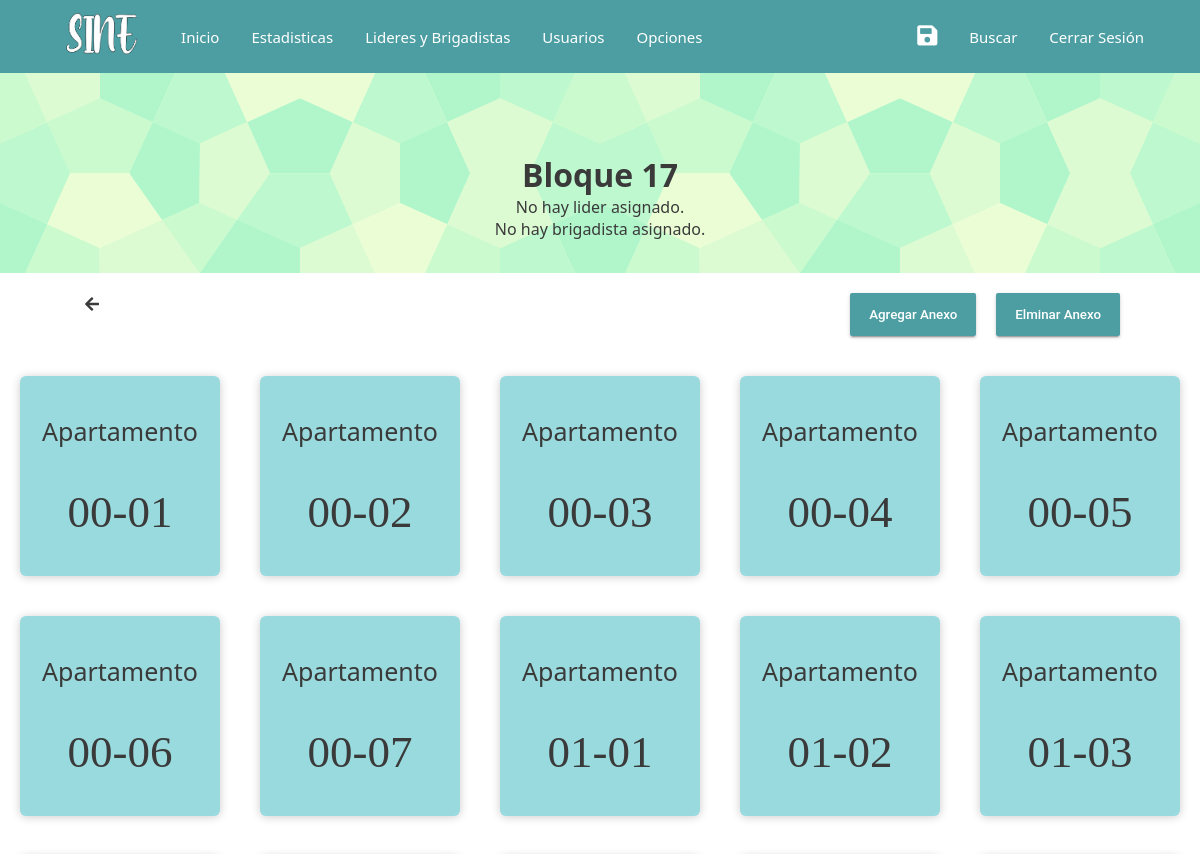
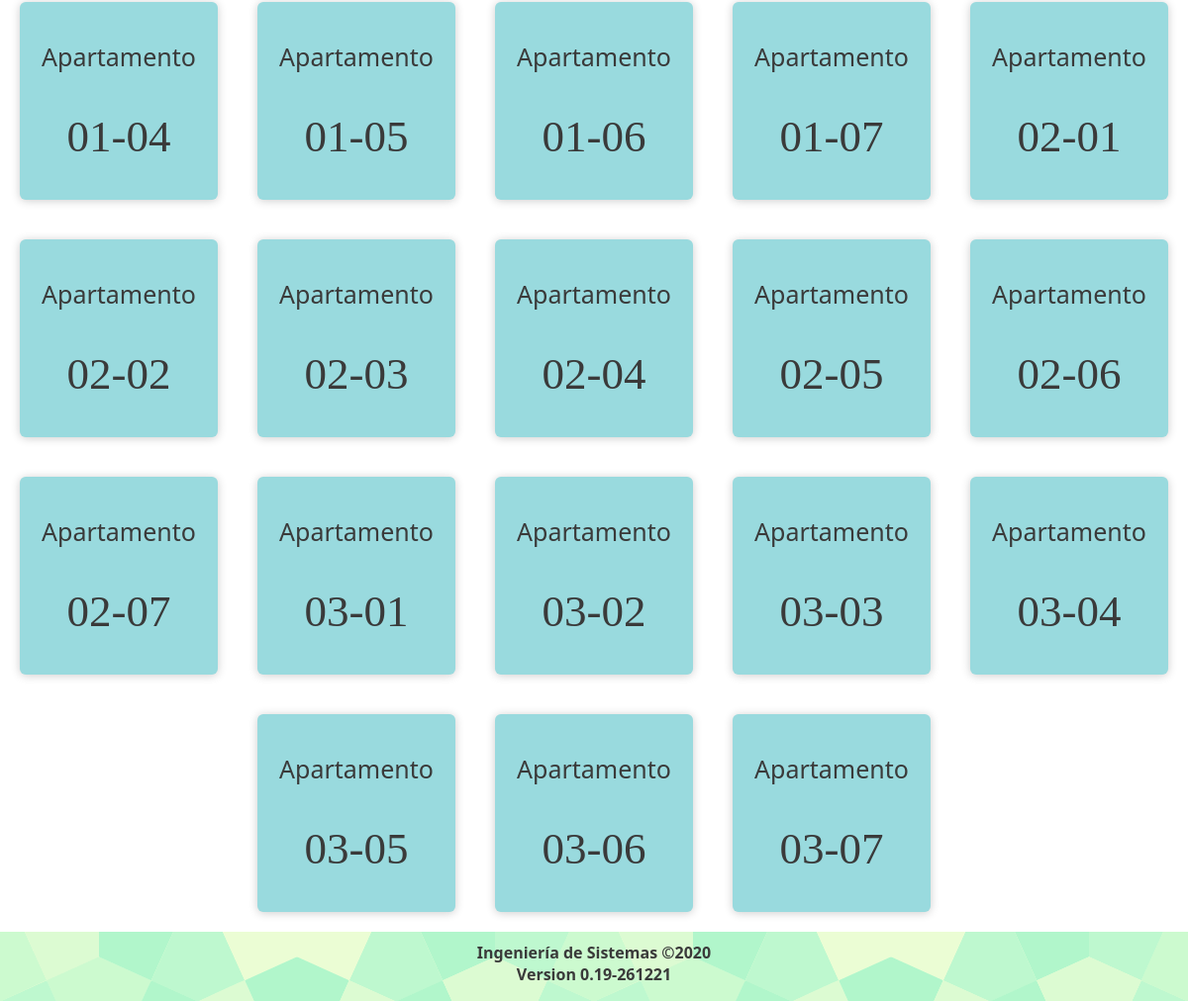
The app's page /apartments.php?id=4 (signed in) with its own data (2 pictures, top to bottom).
### tables this page shows
CREATE TABLE `APARTAMENTO`(
	`ID`INT NOT NULL AUTO_INCREMENT,
	`NUMERO_APARTAMENTO` VARCHAR(5),
	`CODIGO` VARCHAR(255),
	`SERIAL` INT,
	`ANEXO` ENUM('S','N'),
	`ID_BLOQUE` INT(1),
	PRIMARY KEY (`ID`)
);

CREATE TABLE `BLOQUE`(
	`ID`INT(1) NOT NULL AUTO_INCREMENT,
	`NUMERO_BLOQUE` INT(2) UNSIGNED ZEROFILL,
	`CODIGO` VARCHAR(255),
	`SERIAL` INT,
	PRIMARY KEY (`ID`)
);

### includes/functions.php (called while the page is built, shortened)
<?php
	function conexion(){
		$servername = "localhost";
		$username = "root";
		$password = "";
		$dbname = "nedb";
		$conection = new mysqli($servername, $username, $password, $dbname);
		$conection->set_charset("utf8");
		return $conection;
	}
	function apartamento($id){
		$apartamento = NULL;
		$conn = conexion();
		$sql = "SELECT APARTAMENTO.*, BLOQUE.NUMERO_BLOQUE AS NRO_BLOQUE FROM APARTAMENTO JOIN BLOQUE ON APARTAMENTO.ID_BLOQUE = BLOQUE.ID WHERE APARTAMENTO.ID = $id";
		$result = $conn->query($sql);
		if ($result->num_rows > 0) {
			$row = $result->fetch_assoc();
			$apartamento['ID'] = $row['ID'];
			$apartamento['NRO_APARTAMENTO'] = $row['NUMERO_APARTAMENTO'];
			$apartamento['ANEXO'] = $row['ANEXO'];
			$apartamento['ID_BLOQUE'] = $row['ID_BLOQUE'];
			$apartamento['NRO_BLOQUE'] = $row['NRO_BLOQUE'];
		}
		return $apartamento;
	}
	function apartamentosPorBloque($id_bloque) {
		$apartamentos = NULL;
		$conn = conexion();
		$sql = "SELECT ID FROM APARTAMENTO WHERE ID_BLOQUE = $id_bloque";
		$result = $conn->query($sql);
		if ($result->num_rows > 0) {
			$a = 0;
			while ($row = $result->fetch_assoc()) {
				$apartamentos[$a] = apartamento($row['ID']);
				$a++;
			}
		} else {
			return false;
		}
		return $apartamentos;
	}
?>

### apartments.php (the view, shortened to what this page needs)
<?php
	include_once 'includes/functions.php';
	$id = $_GET['id'];
	$tablaApartamento = apartamentosPorBloque($id);
	$nrobloque = $tablaApartamento[0]['NRO_BLOQUE'];
	$lider = lider($id);
	$brigadista = brigadista($id);
	$btns = count($tablaApartamento);
?>
<!DOCTYPE html>
<html>
	<head>
		<link rel="stylesheet" type="text/css" href="css/styleshome.css">
	</head>
	<body>
		<?php include("includes/navbar.php");?>
		<div class="welcome">
			<h1>Bloque <?php echo "$nrobloque"?></h1>
			<?php if (isset($lider)): ?>
				<p><span class="negrita">Lider:</span> <?php echo $lider['NOMBRES']." ".$lider['APELLIDOS']." ".$lider['DNI']." ".$lider['TELEFONO']  ?></p>
				<p><?php else: echo "No hay lider asignado."?></p>
			<?php endif ?>
			<?php if (isset($brigadista)): ?>
				<p><span class="negrita">Brigadista:</span> <?php echo $brigadista['NOMBRES']." ".$brigadista['APELLIDOS']." ".$brigadista['DNI']." ".$brigadista['TELEFONO']  ?></p>
				<p><?php else: echo "No hay brigadista asignado."?></p>
			<?php endif ?>
		</div>
		<div class="container">
			<div class="center Btn-menu">
				<a class="left" href="home.php" title="Volver"><i class="fas fa-arrow-left"></i></a>
				<a href="#" id="addA"><button>Agregar Anexo</button></a>
				<a href="#" id="delA"><button>Elminar Anexo</button></a>
			</div>
			<div class="card-container">
				<?php for ($i = 0; $i < $btns; $i++): ?>
					<?php if ($tablaApartamento[$i]['ANEXO'] == 'N' || $tablaApartamento[$i]['ANEXO'] == 'n'): ?>
						<a href="families.php?id=<?php echo $tablaApartamento[$i]['ID'] ?>">
							<div class="card card-aparment">
								<p>Apartamento</p>
								<p class="numero"><?php echo $tablaApartamento[$i]['NRO_APARTAMENTO'] ?></p>
							</div>
						</a>
					<?php endif ?>
				<?php endfor ?>
			</div>
		</div>
		<?php include("includes/footer.php") ?>
</html>

### css/styleshome.css (style rules this page uses)
.welcome { background: url(../img/congruent_pentagon.png); padding-top: 80px; height: 200px; text-align: center; }
.container { margin-top: 20px; cursor: default; flex-grow: 1; }
.container a { text-decoration: none; color: inherit; }
.center { margin-left: 85px; margin-right: 60px; }
.Btn-menu { display: flex; }
.container div a.left { margin-right: auto; }
.center button { padding: 14px 19px; border-radius: 2px; background-color: #4c9ea3; box-shadow: 0 3px 1px -2px rgba(0, 0, 0, 0.2), 0 2px 2px 0 rgba(0, 0, 0, 0.14), 0 1px 5px 0 rgba(0, 0, 0, 0.12); color: #fff; transition: background-color 15ms linear, box-shadow 280ms cubic-bezier(0.4, 0, 0.2, 1); font-family: Roboto, sans-serif; font-weight: 500; text-decoration: none; border-style: none; margin-right: 20px; margin-bottom: 20px; }
.card-container { display: inline-flex; width: 100%; align-content: center; margin: 0 auto; justify-content: center; flex-wrap: wrap; }
.card-container a { text-decoration: none; color: inherit; }
.card { display: flex; flex-direction: column; text-align: center; justify-content: space-evenly; background-color: #99DADE; width: 250px; height: 200px; border-radius: 6px; margin: 20px; box-shadow: 0px 1px 10px rgba(0,0,0,0.2); overflow: hidden; cursor: default; align-items: center; transition: all 400ms ease; }
.card-aparment { width: 200px !important; }
.card p:first-child { font-size: 25px; }
.numero { font-size: 45px; font-family: "Comic Sans MS"; }

### includes/navbar.php (style rules this page uses)
* { margin: 0; padding: 0; box-sizing: border-box; }
body { font-family: 'Segoe UI', Tahoma, Geneva, Verdana, sans-serif; color: #3a3a3a; display: flex; flex-direction: column; min-height: 100vh; }

### records on screen
apartamento: ID_BLOQUE.NUMERO_BLOQUE "17", NUMERO_APARTAMENTO "00-01"
apartamento: NUMERO_APARTAMENTO "00-02"
apartamento: NUMERO_APARTAMENTO "00-03"
apartamento: NUMERO_APARTAMENTO "00-04"
apartamento: NUMERO_APARTAMENTO "00-05"
apartamento: NUMERO_APARTAMENTO "00-06"
apartamento: NUMERO_APARTAMENTO "00-07"
apartamento: NUMERO_APARTAMENTO "01-01"
apartamento: NUMERO_APARTAMENTO "01-02"
apartamento: NUMERO_APARTAMENTO "01-03"
apartamento: NUMERO_APARTAMENTO "01-04"
apartamento: NUMERO_APARTAMENTO "01-05"
apartamento: NUMERO_APARTAMENTO "01-06"
apartamento: NUMERO_APARTAMENTO "01-07"
apartamento: NUMERO_APARTAMENTO "02-01"
apartamento: NUMERO_APARTAMENTO "02-02"
apartamento: NUMERO_APARTAMENTO "02-03"
apartamento: NUMERO_APARTAMENTO "02-04"
apartamento: NUMERO_APARTAMENTO "02-05"
apartamento: NUMERO_APARTAMENTO "02-06"
apartamento: NUMERO_APARTAMENTO "02-07"
apartamento: NUMERO_APARTAMENTO "03-01"
apartamento: NUMERO_APARTAMENTO "03-02"
apartamento: NUMERO_APARTAMENTO "03-03"
apartamento: NUMERO_APARTAMENTO "03-04"
apartamento: NUMERO_APARTAMENTO "03-05"
apartamento: NUMERO_APARTAMENTO "03-06"
apartamento: NUMERO_APARTAMENTO "03-07"

### other values on screen
$version "Version 0.19-261221"
